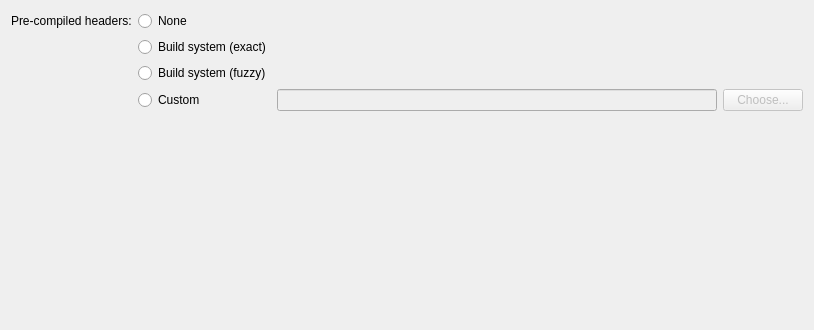
<?xml version="1.0" encoding="UTF-8"?>
<ui version="4.0">
 <class>ClangCodeModel::Internal::ClangProjectSettingsPropertiesPage</class>
 <widget class="QWidget" name="ClangCodeModel::Internal::ClangProjectSettingsPropertiesPage">
  <property name="geometry">
   <rect>
    <x>0</x>
    <y>0</y>
    <width>814</width>
    <height>330</height>
   </rect>
  </property>
  <layout class="QVBoxLayout" name="verticalLayout">
   <item>
    <layout class="QGridLayout" name="gridLayout">
     <item row="0" column="0">
      <widget class="QLabel" name="label">
       <property name="text">
        <string>Pre-compiled headers:</string>
       </property>
      </widget>
     </item>
     <item row="0" column="1">
      <widget class="QRadioButton" name="noneButton">
       <property name="text">
        <string>None</string>
       </property>
      </widget>
     </item>
     <item row="1" column="1">
      <widget class="QRadioButton" name="exactButton">
       <property name="text">
        <string>Build system (exact)</string>
       </property>
      </widget>
     </item>
     <item row="2" column="1">
      <widget class="QRadioButton" name="fuzzyButton">
       <property name="text">
        <string>Build system (fuzzy)</string>
       </property>
      </widget>
     </item>
     <item row="3" column="1">
      <widget class="QRadioButton" name="customButton">
       <property name="text">
        <string>Custom</string>
       </property>
      </widget>
     </item>
     <item row="3" column="2">
      <widget class="QLineEdit" name="customField">
       <property name="enabled">
        <bool>false</bool>
       </property>
      </widget>
     </item>
     <item row="3" column="3">
      <widget class="QPushButton" name="chooseButton">
       <property name="enabled">
        <bool>false</bool>
       </property>
       <property name="text">
        <string>Choose...</string>
       </property>
      </widget>
     </item>
    </layout>
   </item>
   <item>
    <spacer name="verticalSpacer">
     <property name="orientation">
      <enum>Qt::Vertical</enum>
     </property>
     <property name="sizeHint" stdset="0">
      <size>
       <width>20</width>
       <height>12</height>
      </size>
     </property>
    </spacer>
   </item>
  </layout>
 </widget>
 <resources/>
 <connections/>
</ui>
